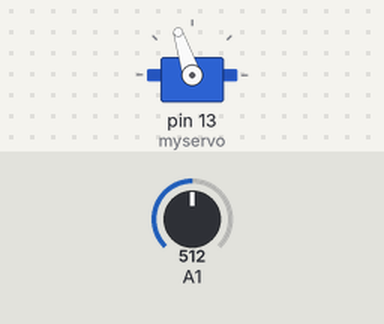
Simulated run of this sketch. Board: Arduino Uno, built with avr-gcc and run on an emulated ATmega328P. On the bench: servo. The inputs (shaded band) are chosen by the test bench; at power-on: A1 = 512. What the sketch prints to the serial monitor is not drawn.

Above: at 1.2 s.
1.3 s: A1 set to 716
At 2.1 s:
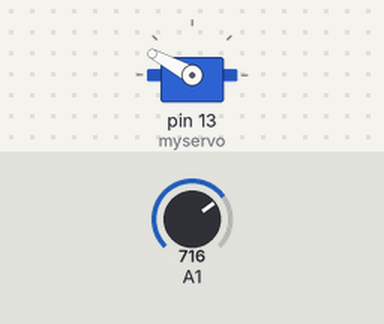
2.8 s: A1 set to 900
At 3.3 s:
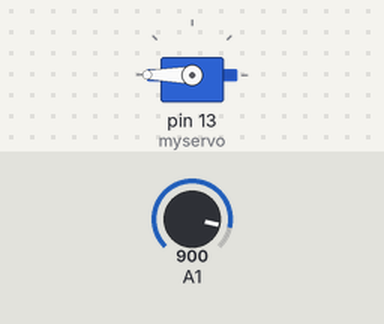
4.3 s: A1 set to 306
At 5.5 s:
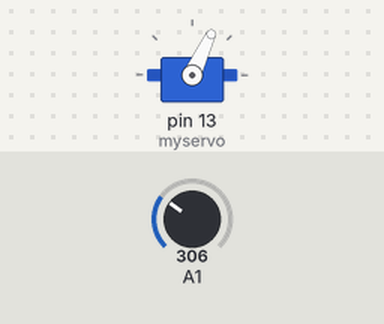
5.8 s: A1 set to 122
At 6.8 s:
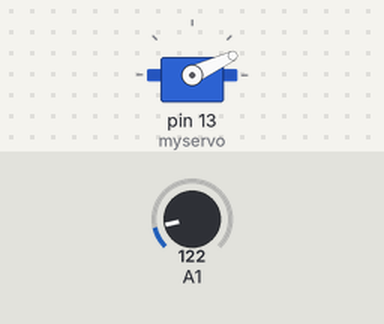
7.3 s: A1 set to 0
At 7.8 s:
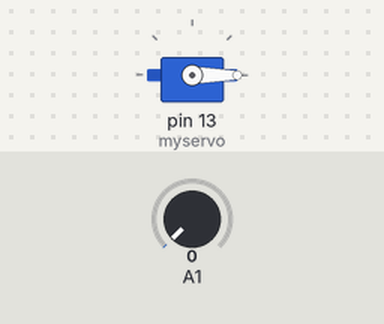
8.8 s: A1 set to 511
At 10.2 s:
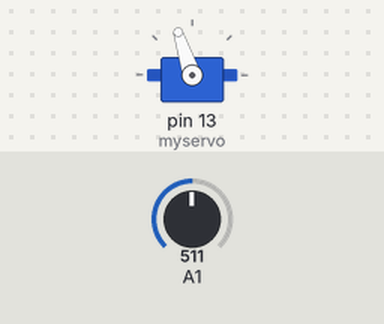
Timing chart, 0 to 11.3 s (numbered marks = the images above; inputs shaded):
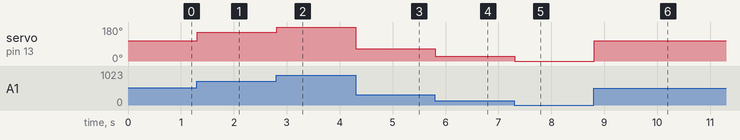

The sketch:

Servo.ino
```cpp
#include <Servo.h>

Servo myservo;  // create servo object to control a servo

void setup() {
  myservo.attach(13);  // attaches the servo on pin 9 to the servo object
  pinMode(A1, INPUT);
  Serial.begin(9600);
}
int pos;

void loop() {
  pos = map(analogRead(A1),0, 940, 0, 200);
  Serial.println(pos);
  myservo.write(pos);


}
```

Measured:
- after the input at 1.3 s, servo on pin 13 (myservo): 108° → 152° at once
- after the input at 2.8 s, servo on pin 13 (myservo): 152° → 180° at once
- after the input at 4.3 s, servo on pin 13 (myservo): 180° → 65° at once
- after the input at 5.8 s, servo on pin 13 (myservo): 65° → 25° at once
- after the input at 7.3 s, servo on pin 13 (myservo): 25° → 0° at once
- after the input at 8.8 s, servo on pin 13 (myservo): 0° → 108° at once
